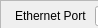
        <widget class="QWidget" name="NetConn">
         <property name="geometry">
          <rect>
           <x>0</x>
           <y>0</y>
           <width>98</width>
           <height>28</height>
          </rect>
         </property>
         <attribute name="label">
          <string>Network settings</string>
         </attribute>
         <widget class="QFrame" name="frame_3">
          <property name="geometry">
           <rect>
            <x>0</x>
            <y>0</y>
            <width>210</width>
            <height>281</height>
           </rect>
          </property>
          <property name="frameShape">
           <enum>QFrame::StyledPanel</enum>
          </property>
          <property name="frameShadow">
           <enum>QFrame::Raised</enum>
          </property>
          <widget class="QLabel" name="label_8">
           <property name="geometry">
            <rect>
             <x>45</x>
             <y>117</y>
             <width>31</width>
             <height>17</height>
            </rect>
           </property>
           <property name="font">
            <font>
             <pointsize>9</pointsize>
             <weight>50</weight>
             <bold>false</bold>
            </font>
           </property>
           <property name="text">
            <string>MAC</string>
           </property>
          </widget>
          <widget class="QLabel" name="label_9">
           <property name="geometry">
            <rect>
             <x>58</x>
             <y>94</y>
             <width>21</width>
             <height>17</height>
            </rect>
           </property>
           <property name="font">
            <font>
             <pointsize>9</pointsize>
             <weight>50</weight>
             <bold>false</bold>
            </font>
           </property>
           <property name="text">
            <string>IP</string>
           </property>
          </widget>
          <widget class="QLabel" name="label_10">
           <property name="geometry">
            <rect>
             <x>10</x>
             <y>73</y>
             <width>181</width>
             <height>17</height>
            </rect>
           </property>
           <property name="font">
            <font>
             <pointsize>9</pointsize>
             <weight>75</weight>
             <italic>false</italic>
             <bold>true</bold>
             <underline>false</underline>
             <kerning>true</kerning>
            </font>
           </property>
           <property name="text">
            <string>UDP Source (Roach V6)</string>
           </property>
          </widget>
          <widget class="QLabel" name="label_12">
           <property name="geometry">
            <rect>
             <x>10</x>
             <y>159</y>
             <width>181</width>
             <height>17</height>
            </rect>
           </property>
           <property name="font">
            <font>
             <pointsize>9</pointsize>
             <weight>75</weight>
             <italic>false</italic>
             <bold>true</bold>
             <underline>false</underline>
             <kerning>true</kerning>
            </font>
           </property>
           <property name="text">
            <string>UDP Destiny (Computer)</string>
           </property>
          </widget>
          <widget class="QLabel" name="label_11">
           <property name="geometry">
            <rect>
             <x>45</x>
             <y>204</y>
             <width>31</width>
             <height>17</height>
            </rect>
           </property>
           <property name="font">
            <font>
             <pointsize>9</pointsize>
             <weight>50</weight>
             <bold>false</bold>
            </font>
           </property>
           <property name="text">
            <string>MAC</string>
           </property>
          </widget>
          <widget class="QLabel" name="label_13">
           <property name="geometry">
            <rect>
             <x>58</x>
             <y>180</y>
             <width>21</width>
             <height>17</height>
            </rect>
           </property>
           <property name="font">
            <font>
             <pointsize>9</pointsize>
             <weight>50</weight>
             <bold>false</bold>
            </font>
           </property>
           <property name="text">
            <string>IP</string>
           </property>
          </widget>
          <widget class="QLabel" name="label_14">
           <property name="geometry">
            <rect>
             <x>45</x>
             <y>139</y>
             <width>31</width>
             <height>17</height>
            </rect>
           </property>
           <property name="font">
            <font>
             <pointsize>9</pointsize>
             <weight>50</weight>
             <bold>false</bold>
            </font>
           </property>
           <property name="text">
            <string>Port</string>
           </property>
          </widget>
          <widget class="QLabel" name="label_15">
           <property name="geometry">
            <rect>
             <x>45</x>
             <y>227</y>
             <width>31</width>
             <height>17</height>
            </rect>
           </property>
           <property name="font">
            <font>
             <pointsize>9</pointsize>
             <weight>50</weight>
             <bold>false</bold>
            </font>
           </property>
           <property name="text">
            <string>Port</string>
           </property>
          </widget>
          <widget class="QLabel" name="label_16">
           <property name="geometry">
            <rect>
             <x>15</x>
             <y>7</y>
             <width>91</width>
             <height>17</height>
            </rect>
           </property>
           <property name="font">
            <font>
             <pointsize>9</pointsize>
             <weight>50</weight>
             <bold>false</bold>
            </font>
           </property>
           <property name="text">
            <string>Ethernet Port</string>
           </property>
          </widget>
          <widget class="QPushButton" name="udpConfBtn">
           <property name="geometry">
            <rect>
             <x>20</x>
             <y>250</y>
             <width>81</width>
             <height>25</height>
            </rect>
           </property>
           <property name="font">
            <font>
             <pointsize>9</pointsize>
             <weight>75</weight>
             <bold>true</bold>
            </font>
           </property>
           <property name="styleSheet">
            <string notr="true">color: white;
background-color: red</string>
           </property>
           <property name="text">
            <string>UDP conf</string>
           </property>
          </widget>
          <widget class="QPushButton" name="udpTestBtn">
           <property name="geometry">
            <rect>
             <x>110</x>
             <y>250</y>
             <width>81</width>
             <height>25</height>
            </rect>
           </property>
           <property name="font">
            <font>
             <pointsize>9</pointsize>
             <weight>75</weight>
             <bold>true</bold>
            </font>
           </property>
           <property name="styleSheet">
            <string notr="true">color: white;
background-color: red</string>
           </property>
           <property name="text">
            <string>UDP test</string>
           </property>
          </widget>
          <widget class="QLineEdit" name="ethportEdit">
           <property name="geometry">
            <rect>
             <x>95</x>
             <y>6</y>
             <width>100</width>
             <height>20</height>
            </rect>
           </property>
           <property name="font">
            <font>
             <pointsize>9</pointsize>
            </font>
           </property>
          </widget>
          <widget class="QLineEdit" name="ipSrcEdit">
           <property name="geometry">
            <rect>
             <x>80</x>
             <y>92</y>
             <width>106</width>
             <height>20</height>
            </rect>
           </property>
           <property name="font">
            <font>
             <pointsize>9</pointsize>
             <weight>50</weight>
             <bold>false</bold>
            </font>
           </property>
          </widget>
          <widget class="QLineEdit" name="macSrcEdit">
           <property name="geometry">
            <rect>
             <x>80</x>
             <y>115</y>
             <width>106</width>
             <height>20</height>
            </rect>
           </property>
           <property name="font">
            <font>
             <pointsize>9</pointsize>
             <weight>50</weight>
             <bold>false</bold>
            </font>
           </property>
          </widget>
          <widget class="QLineEdit" name="portSrcEdit">
           <property name="geometry">
            <rect>
             <x>80</x>
             <y>138</y>
             <width>106</width>
             <height>20</height>
            </rect>
           </property>
           <property name="font">
            <font>
             <pointsize>9</pointsize>
             <weight>50</weight>
             <bold>false</bold>
            </font>
           </property>
          </widget>
          <widget class="QLineEdit" name="macDstEdit">
           <property name="geometry">
            <rect>
             <x>80</x>
             <y>202</y>
             <width>106</width>
             <height>20</height>
            </rect>
           </property>
           <property name="font">
            <font>
             <pointsize>9</pointsize>
             <weight>50</weight>
             <bold>false</bold>
            </font>
           </property>
          </widget>
          <widget class="QLineEdit" name="portDstEdit">
           <property name="geometry">
            <rect>
             <x>80</x>
             <y>225</y>
             <width>106</width>
             <height>20</height>
            </rect>
           </property>
           <property name="font">
            <font>
             <pointsize>9</pointsize>
             <weight>50</weight>
             <bold>false</bold>
            </font>
           </property>
          </widget>
          <widget class="QLineEdit" name="ipDstEdit">
           <property name="geometry">
            <rect>
             <x>80</x>
             <y>179</y>
             <width>106</width>
             <height>20</height>
            </rect>
           </property>
           <property name="font">
            <font>
             <pointsize>9</pointsize>
             <weight>50</weight>
             <bold>false</bold>
            </font>
           </property>
          </widget>
          <widget class="QLabel" name="label_88">
           <property name="geometry">
            <rect>
             <x>25</x>
             <y>30</y>
             <width>71</width>
             <height>17</height>
            </rect>
           </property>
           <property name="font">
            <font>
             <pointsize>9</pointsize>
             <weight>50</weight>
             <bold>false</bold>
            </font>
           </property>
           <property name="text">
            <string>Buffer size</string>
           </property>
          </widget>
          <widget class="QLineEdit" name="bufLenEdit">
           <property name="geometry">
            <rect>
             <x>95</x>
             <y>29</y>
             <width>100</width>
             <height>20</height>
            </rect>
           </property>
           <property name="font">
            <font>
             <pointsize>9</pointsize>
             <weight>50</weight>
             <bold>false</bold>
            </font>
           </property>
           <property name="alignment">
            <set>Qt::AlignRight|Qt::AlignTrailing|Qt::AlignVCenter</set>
           </property>
          </widget>
          <widget class="QLineEdit" name="headLenEdit">
           <property name="geometry">
            <rect>
             <x>95</x>
             <y>52</y>
             <width>100</width>
             <height>20</height>
            </rect>
           </property>
           <property name="font">
            <font>
             <pointsize>9</pointsize>
             <weight>50</weight>
             <bold>false</bold>
            </font>
           </property>
           <property name="alignment">
            <set>Qt::AlignRight|Qt::AlignTrailing|Qt::AlignVCenter</set>
           </property>
          </widget>
          <widget class="QLabel" name="label_89">
           <property name="geometry">
            <rect>
             <x>10</x>
             <y>52</y>
             <width>91</width>
             <height>20</height>
            </rect>
           </property>
           <property name="font">
            <font>
             <pointsize>9</pointsize>
             <weight>50</weight>
             <bold>false</bold>
            </font>
           </property>
           <property name="text">
            <string>Header length</string>
           </property>
          </widget>
         </widget>
        </widget>
